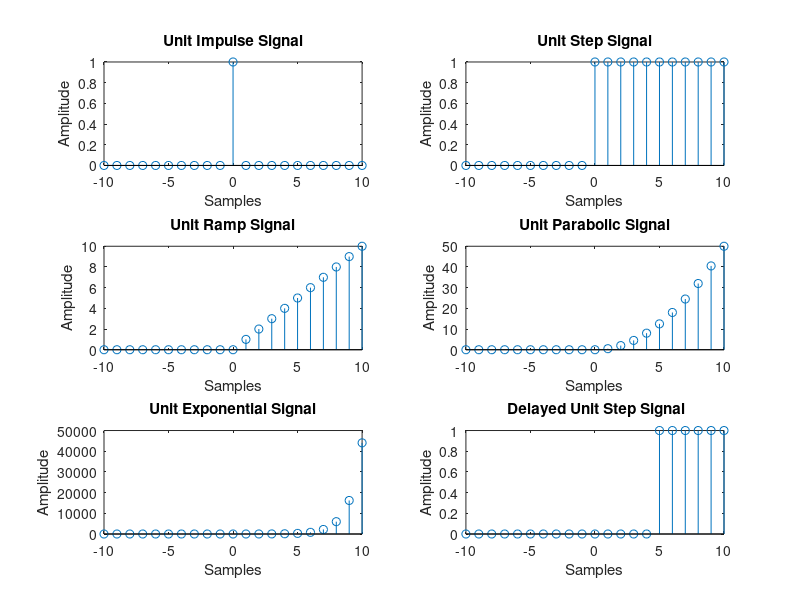

Recreate this plot in MATLAB.
clc; 
clear all; 
close all;
n= -10:1:10; 
x1=1*(n==0); 
subplot(3,2,1);
stem(n,x1);
xlabel("Samples");
ylabel("Amplitude");
title("Unit Impulse Signal");

x2=1*(n>=0); 
subplot(3,2,2);
stem(n,x2);
xlabel("Samples"); 
ylabel("Amplitude"); 
title("Unit Step Signal"); 

x3=n.*(n>=0);
subplot(3,2,3); 
stem(n,x3);
xlabel("Samples");
ylabel("Amplitude"); 
title("Unit Ramp Signal"); 

x4=(n.^2/2).*(n>=0);
subplot(3,2,4); 
stem(n,x4);
xlabel("Samples");
ylabel("Amplitude");
title("Unit Parabolic Signal"); 

x5=2*exp(n).*(n>=0); 
subplot(3,2,5); 
stem(n,x5);
xlabel("Samples"); 
ylabel("Amplitude");
title("Unit Exponential Signal"); 

x6=1*(n>=5);
subplot(3,2,6);
stem(n,x6); 
xlabel("Samples");
ylabel("Amplitude");
title(" Delayed Unit Step Signal"); 
